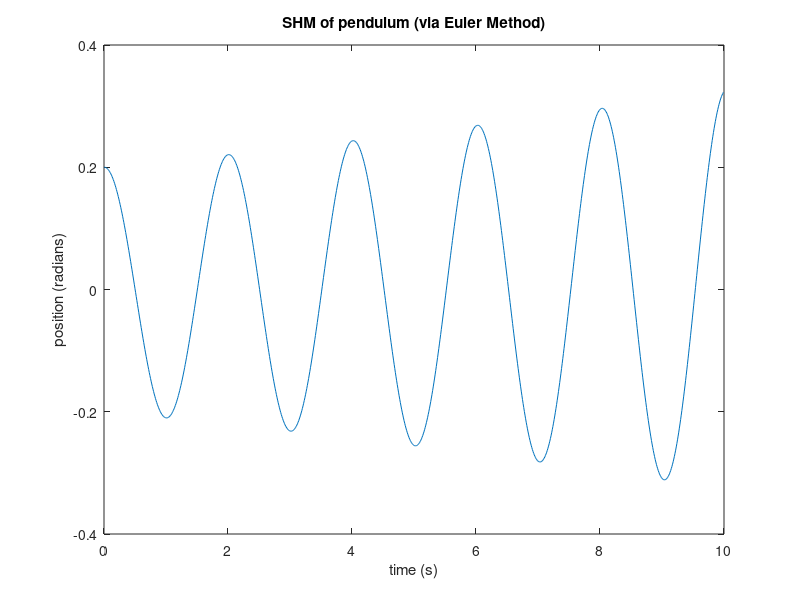

MATLAB code to generate this figure:
%%%%%%%%%%%%%%%%%%%%%%%%%%%%%%%%%%%%%%%%%%%%%%%%%%%%%%%%%%%%%%
%Euler method for a pendulum
%%%%%%%%%%%%%%%%%%%%%%%%%%%%%%%%%%%%%%%%%%%%%%%%%%%%%%%%%%%%%%

%Set up variables
g = 9.8; %Grav. acceleration, m/s^2
l = 1; %Length of pendulum, m
theta0 = 0.2; %Initial angle, radians

n = 1000; %Number of points (calculations) 
dt = 0.01; % step size, s

%Initialize calculated arrays
ang_f = zeros(1,n); % angular frequency
theta = zeros(1,n); % angular position
theta(1) = theta0;%insert initial angle
time = zeros(1,n);  % time

%%%%%%%%%%%%%%%%%%%%%%%%%%%%%%%%%%%%%%%%%%%%%%%%%%%%%%%%%%%%%%
%Do the iterative calculation!
for i =1:n-1 
    ang_f(i+1) = ang_f(i) - (g/l)*theta(i)*dt; 
    theta(i+1) = theta(i) + ang_f(i)*dt;
    time(i+1)  = time(i) + dt;
end
%%%%%%%%%%%%%%%%%%%%%%%%%%%%%%%%%%%%%%%%%%%%%%%%%%%%%%%%%%%%%%

%plot theta over time
figure
plot(time,theta)
title('SHM of pendulum (via Euler Method)')
ylabel('position (radians)');
xlabel('time (s)');

